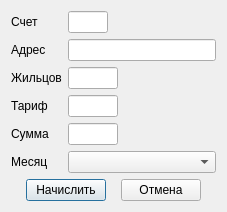
<?xml version="1.0" encoding="UTF-8"?>
<ui version="4.0">
 <class>AccrualsDialog</class>
 <widget class="QDialog" name="AccrualsDialog">
  <property name="geometry">
   <rect>
    <x>0</x>
    <y>0</y>
    <width>215</width>
    <height>210</height>
   </rect>
  </property>
  <property name="windowTitle">
   <string>Dialog</string>
  </property>
  <layout class="QGridLayout" name="gridLayout">
   <item row="0" column="0">
    <layout class="QFormLayout" name="formLayout">
     <item row="0" column="0">
      <widget class="QLabel" name="label_2">
       <property name="text">
        <string>Счет</string>
       </property>
      </widget>
     </item>
     <item row="0" column="1">
      <widget class="QLineEdit" name="lineEditBuildingId">
       <property name="enabled">
        <bool>true</bool>
       </property>
       <property name="sizePolicy">
        <sizepolicy hsizetype="Fixed" vsizetype="Fixed">
         <horstretch>0</horstretch>
         <verstretch>0</verstretch>
        </sizepolicy>
       </property>
       <property name="maximumSize">
        <size>
         <width>40</width>
         <height>16777215</height>
        </size>
       </property>
       <property name="readOnly">
        <bool>true</bool>
       </property>
      </widget>
     </item>
     <item row="1" column="0">
      <widget class="QLabel" name="label">
       <property name="text">
        <string>Адрес</string>
       </property>
      </widget>
     </item>
     <item row="1" column="1">
      <widget class="QLineEdit" name="lineEditAddress">
       <property name="enabled">
        <bool>true</bool>
       </property>
       <property name="readOnly">
        <bool>true</bool>
       </property>
      </widget>
     </item>
     <item row="2" column="0">
      <widget class="QLabel" name="label_4">
       <property name="text">
        <string>Жильцов</string>
       </property>
      </widget>
     </item>
     <item row="2" column="1">
      <widget class="QLineEdit" name="lineEditPeoples">
       <property name="enabled">
        <bool>true</bool>
       </property>
       <property name="sizePolicy">
        <sizepolicy hsizetype="Fixed" vsizetype="Fixed">
         <horstretch>0</horstretch>
         <verstretch>0</verstretch>
        </sizepolicy>
       </property>
       <property name="maximumSize">
        <size>
         <width>50</width>
         <height>16777215</height>
        </size>
       </property>
       <property name="readOnly">
        <bool>true</bool>
       </property>
      </widget>
     </item>
     <item row="3" column="0">
      <widget class="QLabel" name="label_3">
       <property name="text">
        <string>Тариф</string>
       </property>
      </widget>
     </item>
     <item row="3" column="1">
      <widget class="QLineEdit" name="lineEditRate">
       <property name="enabled">
        <bool>true</bool>
       </property>
       <property name="sizePolicy">
        <sizepolicy hsizetype="Fixed" vsizetype="Fixed">
         <horstretch>0</horstretch>
         <verstretch>0</verstretch>
        </sizepolicy>
       </property>
       <property name="maximumSize">
        <size>
         <width>50</width>
         <height>16777215</height>
        </size>
       </property>
       <property name="readOnly">
        <bool>true</bool>
       </property>
      </widget>
     </item>
     <item row="4" column="0">
      <widget class="QLabel" name="label_5">
       <property name="text">
        <string>Сумма</string>
       </property>
      </widget>
     </item>
     <item row="4" column="1">
      <widget class="QLineEdit" name="lineEditSum">
       <property name="enabled">
        <bool>true</bool>
       </property>
       <property name="sizePolicy">
        <sizepolicy hsizetype="Fixed" vsizetype="Fixed">
         <horstretch>0</horstretch>
         <verstretch>0</verstretch>
        </sizepolicy>
       </property>
       <property name="maximumSize">
        <size>
         <width>50</width>
         <height>16777215</height>
        </size>
       </property>
       <property name="readOnly">
        <bool>true</bool>
       </property>
      </widget>
     </item>
     <item row="5" column="0">
      <widget class="QLabel" name="Label">
       <property name="text">
        <string>Месяц</string>
       </property>
      </widget>
     </item>
     <item row="5" column="1">
      <widget class="QComboBox" name="ComboBox">
       <property name="maxVisibleItems">
        <number>13</number>
       </property>
      </widget>
     </item>
    </layout>
   </item>
   <item row="1" column="0">
    <layout class="QHBoxLayout" name="horizontalLayout">
     <property name="spacing">
      <number>15</number>
     </property>
     <property name="leftMargin">
      <number>15</number>
     </property>
     <property name="rightMargin">
      <number>15</number>
     </property>
     <item>
      <widget class="QPushButton" name="pushButtonAccept">
       <property name="text">
        <string>Начислить</string>
       </property>
      </widget>
     </item>
     <item>
      <widget class="QPushButton" name="pushButtonReject">
       <property name="text">
        <string>Отмена</string>
       </property>
      </widget>
     </item>
    </layout>
   </item>
  </layout>
 </widget>
 <resources/>
 <connections/>
</ui>
